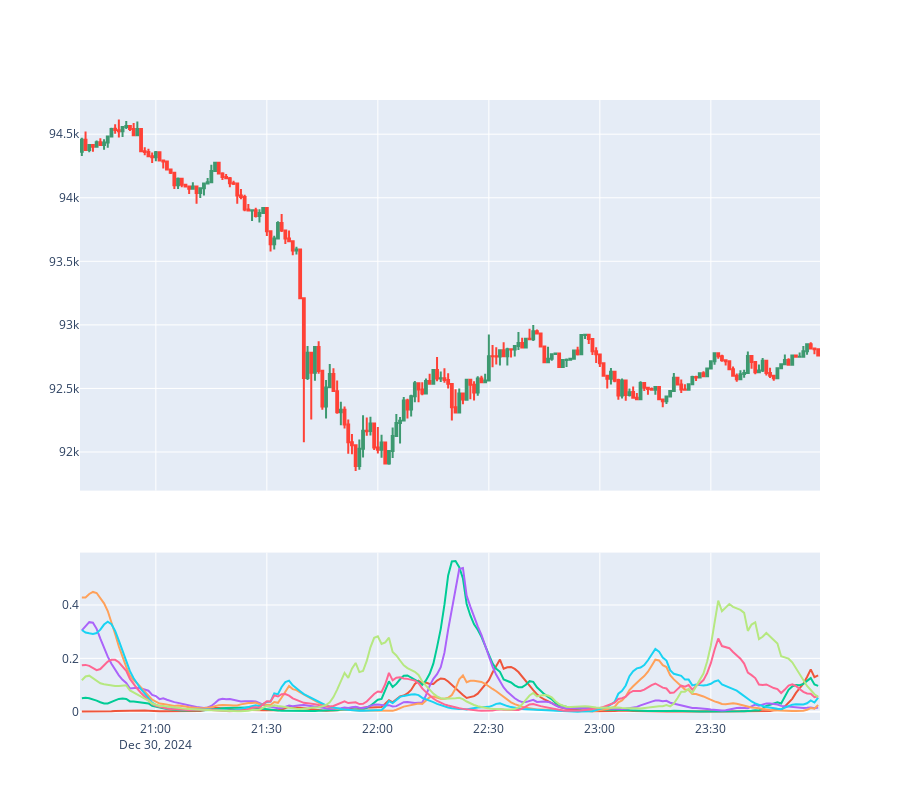

Notebook cell for this chart:
### Code cell
from research_tools import subplot

num = 200

subplot(
    trading_1m[-num:, :],
    {
        "pwr0": pwr_series[-num:, 0],
        "pwr1": pwr_series[-num:, 1],
        "pwr2": pwr_series[-num:, 2],
        "pwr3": pwr_series[-num:, 3],
        "pwr4": pwr_series[-num:, 4],
        "pwr5": pwr_series[-num:, 5],
        "pwr6": pwr_series[-num:, 6],
    },
)

### Figure 1 — Plotly figure (JSON) as saved in the notebook; plotly's stock layout.template omitted (floating-point values rounded to 4 significant figures; data arrays with more than 128 entries replaced by an {"elided": "..."} marker saying what was removed)
{"data": [{"close": {"elided": "200 float values"}, "high": {"elided": "200 float values"}, "low": {"elided": "200 float values"}, "name": "Candlestick", "open": {"elided": "200 float values"}, "type": "candlestick", "x": {"elided": "200 str values"}, "xaxis": "x", "yaxis": "y"}, {"mode": "lines", "name": "pwr0", "type": "scatter", "x": {"elided": "200 str values"}, "xaxis": "x2", "y": {"elided": "200 float values"}, "yaxis": "y2"}, {"mode": "lines", "name": "pwr1", "type": "scatter", "x": {"elided": "200 str values"}, "xaxis": "x2", "y": {"elided": "200 float values"}, "yaxis": "y2"}, {"mode": "lines", "name": "pwr2", "type": "scatter", "x": {"elided": "200 str values"}, "xaxis": "x2", "y": {"elided": "200 float values"}, "yaxis": "y2"}, {"mode": "lines", "name": "pwr3", "type": "scatter", "x": {"elided": "200 str values"}, "xaxis": "x2", "y": {"elided": "200 float values"}, "yaxis": "y2"}, {"mode": "lines", "name": "pwr4", "type": "scatter", "x": {"elided": "200 str values"}, "xaxis": "x2", "y": {"elided": "200 float values"}, "yaxis": "y2"}, {"mode": "lines", "name": "pwr5", "type": "scatter", "x": {"elided": "200 str values"}, "xaxis": "x2", "y": {"elided": "200 float values"}, "yaxis": "y2"}, {"mode": "lines", "name": "pwr6", "type": "scatter", "x": {"elided": "200 str values"}, "xaxis": "x2", "y": {"elided": "200 float values"}, "yaxis": "y2"}], "layout": {"height": 800, "showlegend": false, "xaxis": {"anchor": "y", "domain": [0, 1], "matches": "x2", "rangeslider": {"visible": false}, "showticklabels": false}, "xaxis2": {"anchor": "y2", "domain": [0, 1]}, "yaxis": {"anchor": "x", "domain": [0.37, 1]}, "yaxis2": {"anchor": "x2", "domain": [0, 0.27]}}}
